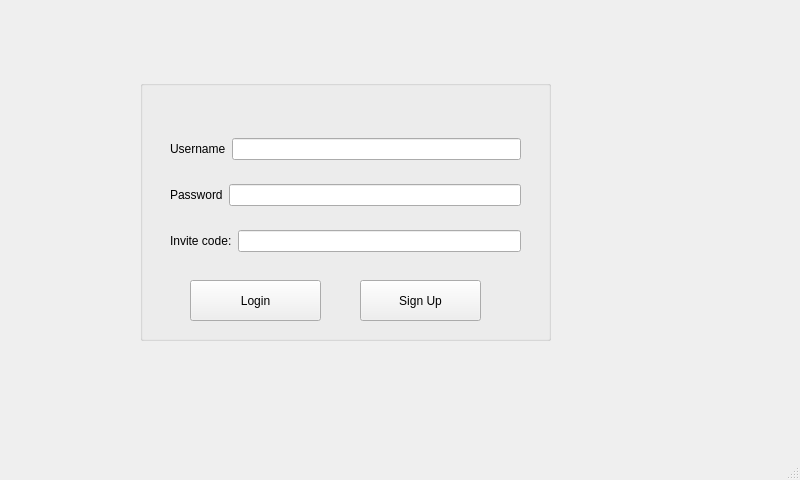
<?xml version="1.0" encoding="UTF-8"?>
<ui version="4.0">
 <class>MainWindow</class>
 <widget class="QMainWindow" name="MainWindow">
  <property name="geometry">
   <rect>
    <x>0</x>
    <y>0</y>
    <width>800</width>
    <height>480</height>
   </rect>
  </property>
  <property name="windowTitle">
   <string>MainWindow</string>
  </property>
  <property name="unifiedTitleAndToolBarOnMac">
   <bool>false</bool>
  </property>
  <widget class="QWidget" name="centralwidget">
   <widget class="QStackedWidget" name="stackedWidget">
    <property name="geometry">
     <rect>
      <x>0</x>
      <y>0</y>
      <width>800</width>
      <height>480</height>
     </rect>
    </property>
    <widget class="QWidget" name="page">
     <widget class="QGroupBox" name="groupBox">
      <property name="geometry">
       <rect>
        <x>140</x>
        <y>80</y>
        <width>411</width>
        <height>261</height>
       </rect>
      </property>
      <property name="title">
       <string/>
      </property>
      <widget class="QPushButton" name="pushButton_Login">
       <property name="geometry">
        <rect>
         <x>50</x>
         <y>200</y>
         <width>131</width>
         <height>41</height>
        </rect>
       </property>
       <property name="text">
        <string>Login</string>
       </property>
      </widget>
      <widget class="QPushButton" name="pushButton_SignUp">
       <property name="geometry">
        <rect>
         <x>220</x>
         <y>200</y>
         <width>121</width>
         <height>41</height>
        </rect>
       </property>
       <property name="text">
        <string>Sign Up</string>
       </property>
      </widget>
      <widget class="QWidget" name="layoutWidget">
       <property name="geometry">
        <rect>
         <x>30</x>
         <y>40</y>
         <width>351</width>
         <height>151</height>
        </rect>
       </property>
       <layout class="QVBoxLayout" name="verticalLayout">
        <item>
         <layout class="QHBoxLayout" name="horizontalLayout">
          <item>
           <widget class="QLabel" name="label">
            <property name="text">
             <string>Username</string>
            </property>
           </widget>
          </item>
          <item>
           <widget class="QLineEdit" name="lineEdit_username"/>
          </item>
         </layout>
        </item>
        <item>
         <layout class="QHBoxLayout" name="horizontalLayout_2">
          <item>
           <widget class="QLabel" name="label_2">
            <property name="text">
             <string>Password</string>
            </property>
           </widget>
          </item>
          <item>
           <widget class="QLineEdit" name="lineEdit_password">
            <property name="echoMode">
             <enum>QLineEdit::Password</enum>
            </property>
           </widget>
          </item>
         </layout>
        </item>
        <item>
         <layout class="QHBoxLayout" name="horizontalLayout_3">
          <item>
           <widget class="QLabel" name="label_3">
            <property name="text">
             <string>Invite code:</string>
            </property>
           </widget>
          </item>
          <item>
           <widget class="QLineEdit" name="lineEdit_inviteCode"/>
          </item>
         </layout>
        </item>
       </layout>
      </widget>
     </widget>
    </widget>
    <widget class="QWidget" name="page_2"/>
   </widget>
  </widget>
  <widget class="QMenuBar" name="menubar">
   <property name="geometry">
    <rect>
     <x>0</x>
     <y>0</y>
     <width>800</width>
     <height>22</height>
    </rect>
   </property>
  </widget>
  <widget class="QStatusBar" name="statusbar"/>
 </widget>
 <resources/>
 <connections/>
</ui>
